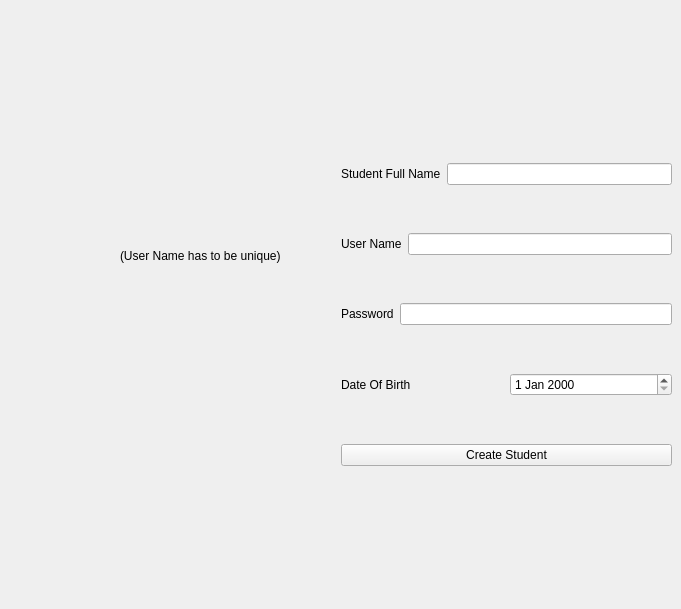
      <widget class="QWidget" name="tab_3">
       <attribute name="title">
        <string>Student</string>
       </attribute>
       <widget class="QWidget" name="layoutWidget">
        <property name="geometry">
         <rect>
          <x>341</x>
          <y>121</y>
          <width>331</width>
          <height>391</height>
         </rect>
        </property>
        <layout class="QVBoxLayout" name="verticalLayout">
         <item>
          <layout class="QHBoxLayout" name="horizontalLayout">
           <item>
            <widget class="QLabel" name="label">
             <property name="text">
              <string>Student Full Name</string>
             </property>
            </widget>
           </item>
           <item>
            <widget class="QLineEdit" name="lineEdit"/>
           </item>
          </layout>
         </item>
         <item>
          <layout class="QHBoxLayout" name="horizontalLayout_2">
           <item>
            <widget class="QLabel" name="label_2">
             <property name="text">
              <string>User Name</string>
             </property>
            </widget>
           </item>
           <item>
            <widget class="QLineEdit" name="lineEdit_2"/>
           </item>
          </layout>
         </item>
         <item>
          <layout class="QHBoxLayout" name="horizontalLayout_3">
           <item>
            <widget class="QLabel" name="label_3">
             <property name="text">
              <string>Password</string>
             </property>
            </widget>
           </item>
           <item>
            <widget class="QLineEdit" name="lineEdit_3"/>
           </item>
          </layout>
         </item>
         <item>
          <layout class="QHBoxLayout" name="horizontalLayout_4">
           <item>
            <widget class="QLabel" name="label_4">
             <property name="text">
              <string>Date Of Birth</string>
             </property>
            </widget>
           </item>
           <item>
            <widget class="QDateEdit" name="dateEdit"/>
           </item>
          </layout>
         </item>
         <item>
          <widget class="QPushButton" name="pushButton_2">
           <property name="text">
            <string>Create Student</string>
           </property>
          </widget>
         </item>
        </layout>
       </widget>
       <widget class="QLabel" name="label_17">
        <property name="geometry">
         <rect>
          <x>350</x>
          <y>550</y>
          <width>300</width>
          <height>50</height>
         </rect>
        </property>
        <property name="minimumSize">
         <size>
          <width>300</width>
          <height>50</height>
         </size>
        </property>
        <property name="text">
         <string/>
        </property>
        <property name="alignment">
         <set>Qt::AlignCenter</set>
        </property>
       </widget>
       <widget class="QLabel" name="label_24">
        <property name="geometry">
         <rect>
          <x>120</x>
          <y>220</y>
          <width>201</width>
          <height>71</height>
         </rect>
        </property>
        <property name="text">
         <string>(User Name has to be unique)</string>
        </property>
       </widget>
      </widget>
